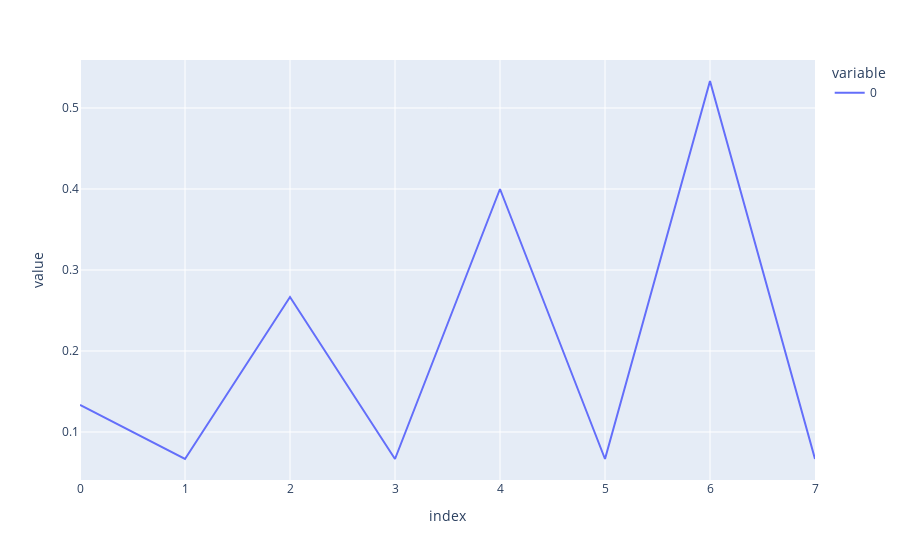

The code cell stored with this chart in its notebook:
### Code cell
experiment1.plot()

### Figure 1 — Plotly figure (JSON) as saved in the notebook; plotly's stock layout.template omitted (floating-point values rounded to 4 significant figures)
{"data": [{"hovertemplate": "variable=0<br>index=%{x}<br>value=%{y}<extra></extra>", "legendgroup": "0", "line": {"color": "#636efa", "dash": "solid"}, "mode": "lines", "name": "0", "orientation": "v", "showlegend": true, "type": "scatter", "x": [0, 1, 2, 3, 4, 5, 6, 7], "xaxis": "x", "y": [0.1333, 0.06667, 0.2667, 0.06667, 0.4, 0.06667, 0.5333, 0.06667], "yaxis": "y"}], "layout": {"legend": {"title": {"text": "variable"}, "tracegroupgap": 0}, "margin": {"t": 60}, "xaxis": {"anchor": "y", "domain": [0, 1], "title": {"text": "index"}}, "yaxis": {"anchor": "x", "domain": [0, 1], "title": {"text": "value"}}}}
